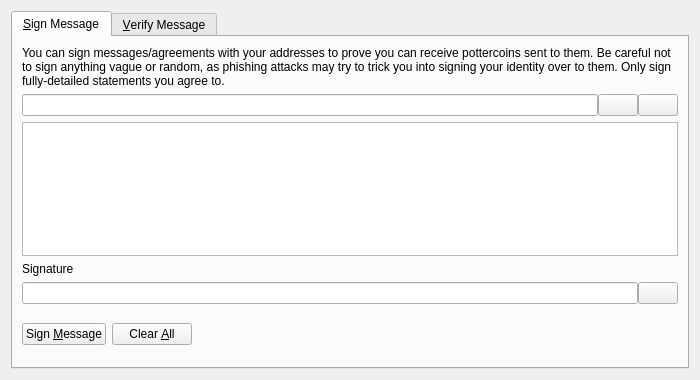
<?xml version="1.0" encoding="UTF-8"?>
<ui version="4.0">
 <class>SignVerifyMessageDialog</class>
 <widget class="QDialog" name="SignVerifyMessageDialog">
  <property name="geometry">
   <rect>
    <x>0</x>
    <y>0</y>
    <width>700</width>
    <height>380</height>
   </rect>
  </property>
  <property name="windowTitle">
   <string>Signatures - Sign / Verify a Message</string>
  </property>
  <property name="modal">
   <bool>true</bool>
  </property>
  <layout class="QVBoxLayout" name="verticalLayout">
   <item>
    <widget class="QTabWidget" name="tabWidget">
     <property name="currentIndex">
      <number>0</number>
     </property>
     <widget class="QWidget" name="tabSignMessage">
      <attribute name="title">
       <string>&amp;Sign Message</string>
      </attribute>
      <layout class="QVBoxLayout" name="verticalLayout_SM">
       <item>
        <widget class="QLabel" name="infoLabel_SM">
         <property name="text">
          <string>You can sign messages/agreements with your addresses to prove you can receive pottercoins sent to them. Be careful not to sign anything vague or random, as phishing attacks may try to trick you into signing your identity over to them. Only sign fully-detailed statements you agree to.</string>
         </property>
         <property name="textFormat">
          <enum>Qt::PlainText</enum>
         </property>
         <property name="wordWrap">
          <bool>true</bool>
         </property>
        </widget>
       </item>
       <item>
        <layout class="QHBoxLayout" name="horizontalLayout_1_SM">
         <property name="spacing">
          <number>0</number>
         </property>
         <item>
          <widget class="QValidatedLineEdit" name="addressIn_SM">
           <property name="toolTip">
            <string>The Pottercoin address to sign the message with</string>
           </property>
          </widget>
         </item>
         <item>
          <widget class="QPushButton" name="addressBookButton_SM">
           <property name="toolTip">
            <string>Choose previously used address</string>
           </property>
           <property name="text">
            <string/>
           </property>
           <property name="icon">
            <iconset resource="../bitcoin.qrc">
             <normaloff>:/icons/address-book</normaloff>:/icons/address-book</iconset>
           </property>
           <property name="shortcut">
            <string>Alt+A</string>
           </property>
           <property name="autoDefault">
            <bool>false</bool>
           </property>
          </widget>
         </item>
         <item>
          <widget class="QPushButton" name="pasteButton_SM">
           <property name="toolTip">
            <string>Paste address from clipboard</string>
           </property>
           <property name="text">
            <string/>
           </property>
           <property name="icon">
            <iconset resource="../bitcoin.qrc">
             <normaloff>:/icons/editpaste</normaloff>:/icons/editpaste</iconset>
           </property>
           <property name="shortcut">
            <string>Alt+P</string>
           </property>
           <property name="autoDefault">
            <bool>false</bool>
           </property>
          </widget>
         </item>
        </layout>
       </item>
       <item>
        <widget class="QPlainTextEdit" name="messageIn_SM">
         <property name="toolTip">
          <string>Enter the message you want to sign here</string>
         </property>
        </widget>
       </item>
       <item>
        <widget class="QLabel" name="signatureLabel_SM">
         <property name="text">
          <string>Signature</string>
         </property>
         <property name="textFormat">
          <enum>Qt::PlainText</enum>
         </property>
        </widget>
       </item>
       <item>
        <layout class="QHBoxLayout" name="horizontalLayout_2_SM">
         <property name="spacing">
          <number>0</number>
         </property>
         <item>
          <widget class="QLineEdit" name="signatureOut_SM">
           <property name="font">
            <font>
             <italic>true</italic>
            </font>
           </property>
           <property name="readOnly">
            <bool>true</bool>
           </property>
          </widget>
         </item>
         <item>
          <widget class="QPushButton" name="copySignatureButton_SM">
           <property name="toolTip">
            <string>Copy the current signature to the system clipboard</string>
           </property>
           <property name="text">
            <string/>
           </property>
           <property name="icon">
            <iconset resource="../bitcoin.qrc">
             <normaloff>:/icons/editcopy</normaloff>:/icons/editcopy</iconset>
           </property>
           <property name="autoDefault">
            <bool>false</bool>
           </property>
          </widget>
         </item>
        </layout>
       </item>
       <item>
        <layout class="QHBoxLayout" name="horizontalLayout_3_SM">
         <item>
          <widget class="QPushButton" name="signMessageButton_SM">
           <property name="toolTip">
            <string>Sign the message to prove you own this Pottercoin address</string>
           </property>
           <property name="text">
            <string>Sign &amp;Message</string>
           </property>
           <property name="icon">
            <iconset resource="../bitcoin.qrc">
             <normaloff>:/icons/edit</normaloff>:/icons/edit</iconset>
           </property>
           <property name="autoDefault">
            <bool>false</bool>
           </property>
          </widget>
         </item>
         <item>
          <widget class="QPushButton" name="clearButton_SM">
           <property name="toolTip">
            <string>Reset all sign message fields</string>
           </property>
           <property name="text">
            <string>Clear &amp;All</string>
           </property>
           <property name="icon">
            <iconset resource="../bitcoin.qrc">
             <normaloff>:/icons/remove</normaloff>:/icons/remove</iconset>
           </property>
           <property name="autoDefault">
            <bool>false</bool>
           </property>
          </widget>
         </item>
         <item>
          <spacer name="horizontalSpacer_1_SM">
           <property name="orientation">
            <enum>Qt::Horizontal</enum>
           </property>
           <property name="sizeHint" stdset="0">
            <size>
             <width>40</width>
             <height>48</height>
            </size>
           </property>
          </spacer>
         </item>
         <item>
          <widget class="QLabel" name="statusLabel_SM">
           <property name="font">
            <font>
             <weight>75</weight>
             <bold>true</bold>
            </font>
           </property>
           <property name="text">
            <string/>
           </property>
           <property name="wordWrap">
            <bool>true</bool>
           </property>
          </widget>
         </item>
         <item>
          <spacer name="horizontalSpacer_2_SM">
           <property name="orientation">
            <enum>Qt::Horizontal</enum>
           </property>
           <property name="sizeHint" stdset="0">
            <size>
             <width>40</width>
             <height>48</height>
            </size>
           </property>
          </spacer>
         </item>
        </layout>
       </item>
      </layout>
     </widget>
     <widget class="QWidget" name="tabVerifyMessage">
      <attribute name="title">
       <string>&amp;Verify Message</string>
      </attribute>
      <layout class="QVBoxLayout" name="verticalLayout_VM">
       <item>
        <widget class="QLabel" name="infoLabel_VM">
         <property name="text">
          <string>Enter the receiver's address, message (ensure you copy line breaks, spaces, tabs, etc. exactly) and signature below to verify the message. Be careful not to read more into the signature than what is in the signed message itself, to avoid being tricked by a man-in-the-middle attack. Note that this only proves the signing party receives with the address, it cannot prove sendership of any transaction!</string>
         </property>
         <property name="textFormat">
          <enum>Qt::PlainText</enum>
         </property>
         <property name="alignment">
          <set>Qt::AlignLeading|Qt::AlignLeft|Qt::AlignTop</set>
         </property>
         <property name="wordWrap">
          <bool>true</bool>
         </property>
        </widget>
       </item>
       <item>
        <layout class="QHBoxLayout" name="horizontalLayout_1_VM">
         <property name="spacing">
          <number>0</number>
         </property>
         <item>
          <widget class="QValidatedLineEdit" name="addressIn_VM">
           <property name="toolTip">
            <string>The Pottercoin address the message was signed with</string>
           </property>
          </widget>
         </item>
         <item>
          <widget class="QPushButton" name="addressBookButton_VM">
           <property name="toolTip">
            <string>Choose previously used address</string>
           </property>
           <property name="text">
            <string/>
           </property>
           <property name="icon">
            <iconset resource="../bitcoin.qrc">
             <normaloff>:/icons/address-book</normaloff>:/icons/address-book</iconset>
           </property>
           <property name="shortcut">
            <string>Alt+A</string>
           </property>
           <property name="autoDefault">
            <bool>false</bool>
           </property>
          </widget>
         </item>
        </layout>
       </item>
       <item>
        <widget class="QPlainTextEdit" name="messageIn_VM"/>
       </item>
       <item>
        <widget class="QValidatedLineEdit" name="signatureIn_VM"/>
       </item>
       <item>
        <layout class="QHBoxLayout" name="horizontalLayout_2_VM">
         <item>
          <widget class="QPushButton" name="verifyMessageButton_VM">
           <property name="toolTip">
            <string>Verify the message to ensure it was signed with the specified Pottercoin address</string>
           </property>
           <property name="text">
            <string>Verify &amp;Message</string>
           </property>
           <property name="icon">
            <iconset resource="../bitcoin.qrc">
             <normaloff>:/icons/transaction_0</normaloff>:/icons/transaction_0</iconset>
           </property>
           <property name="autoDefault">
            <bool>false</bool>
           </property>
          </widget>
         </item>
         <item>
          <widget class="QPushButton" name="clearButton_VM">
           <property name="toolTip">
            <string>Reset all verify message fields</string>
           </property>
           <property name="text">
            <string>Clear &amp;All</string>
           </property>
           <property name="icon">
            <iconset resource="../bitcoin.qrc">
             <normaloff>:/icons/remove</normaloff>:/icons/remove</iconset>
           </property>
           <property name="autoDefault">
            <bool>false</bool>
           </property>
          </widget>
         </item>
         <item>
          <spacer name="horizontalSpacer_1_VM">
           <property name="orientation">
            <enum>Qt::Horizontal</enum>
           </property>
           <property name="sizeHint" stdset="0">
            <size>
             <width>40</width>
             <height>48</height>
            </size>
           </property>
          </spacer>
         </item>
         <item>
          <widget class="QLabel" name="statusLabel_VM">
           <property name="font">
            <font>
             <weight>75</weight>
             <bold>true</bold>
            </font>
           </property>
           <property name="text">
            <string/>
           </property>
           <property name="wordWrap">
            <bool>true</bool>
           </property>
          </widget>
         </item>
         <item>
          <spacer name="horizontalSpacer_2_VM">
           <property name="orientation">
            <enum>Qt::Horizontal</enum>
           </property>
           <property name="sizeHint" stdset="0">
            <size>
             <width>40</width>
             <height>48</height>
            </size>
           </property>
          </spacer>
         </item>
        </layout>
       </item>
      </layout>
     </widget>
    </widget>
   </item>
  </layout>
 </widget>
 <customwidgets>
  <customwidget>
   <class>QValidatedLineEdit</class>
   <extends>QLineEdit</extends>
   <header>qt/qvalidatedlineedit.h</header>
  </customwidget>
 </customwidgets>
 <resources>
  <include location="../bitcoin.qrc"/>
 </resources>
 <connections/>
</ui>
